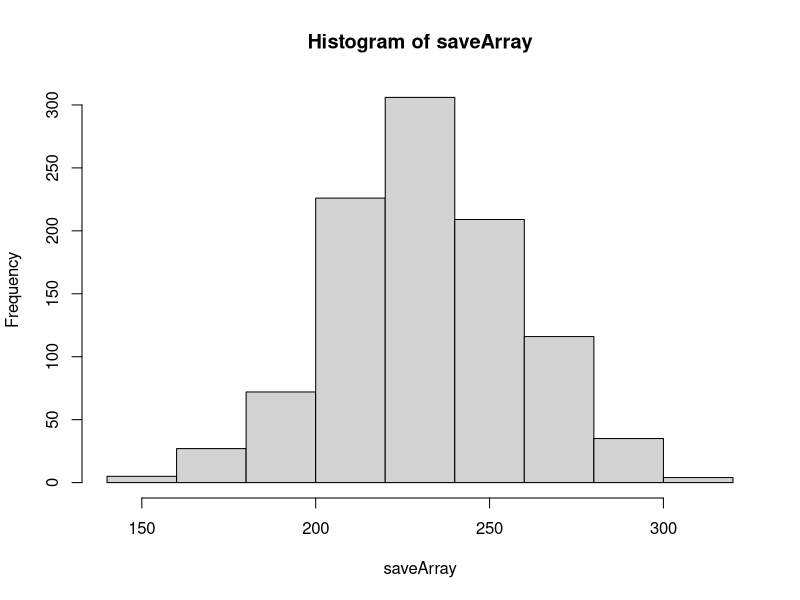

Generate this figure with R:
## ---- chunk 1
knitr::opts_chunk$set(echo = TRUE)
## ---- chunk 2
days = 1:365

saveArray=vector('numeric')
for(k in 1:1000){
  bank = 0
  for(i in 1:525){
    sampleClass = sample(days, 35, replace = TRUE)

    repeats = length(unique(sampleClass))
    if (repeats == 35) bank = bank - 2
    else bank = bank + 1
  }
saveArray[k]= bank
}

## ---- chunk 3
hist(saveArray)
## ---- chunk 4
print('average amt:')
print(mean(saveArray))
## ---- chunk 5

saveArray=vector('numeric')
for(k in 1:1000){
  bank = 0
  for(i in 1:525){
    sampleClass = sample(days, 35, replace = TRUE)

    repeats = length(unique(sampleClass))
    if (repeats == 35) bank = bank - 4.50
    else bank = bank + 1
  }
saveArray[k]= bank

}

print(paste('average return: ', mean(saveArray)))

## ---- chunk 6

nStudents=29
 saveArray=vector('numeric')
for(k in 1:1000){
  bank = 0
  for(i in 1:525){
    sampleClass = sample(days, nStudents, replace = TRUE)

    repeats = length(unique(sampleClass))
    if (repeats == nStudents) bank = bank - 2
    else bank = bank + 1
  }
saveArray[k]= bank
}

 print(paste('average return: ',mean(saveArray)))
